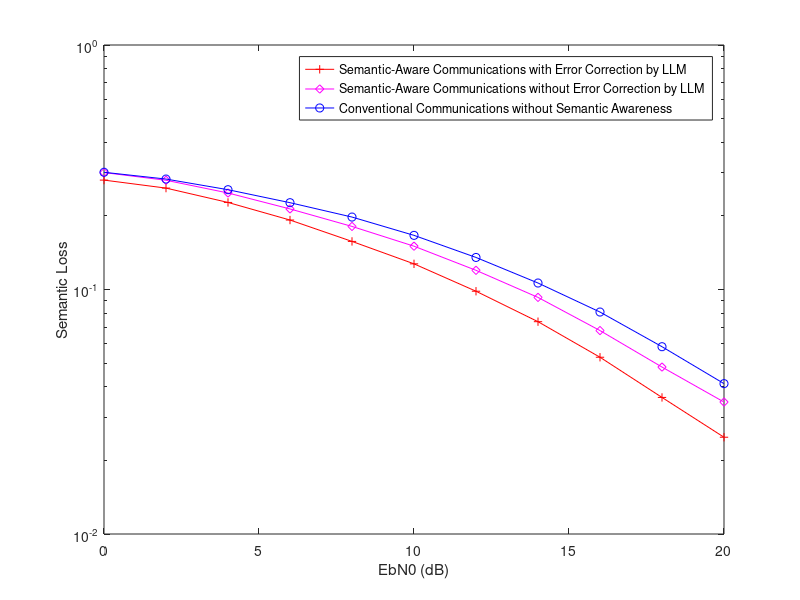

Reproduce this figure in MATLAB.
clc,clear,close all
load data.mat
for i1=1:length(EbN0indB)
SemanticLoss1(i1)=mean(mean(SemanticLoss(:,:,i1)));
SemanticLossM1(i1)=mean(mean(SemanticLossM(:,:,i1)));
SemanticLossLLM1(i1)=mean(mean(SemanticLossLLM(:,:,i1)));
end
semilogy(EbN0indB,SemanticLossLLM1,'r-+')
hold on
semilogy(EbN0indB,SemanticLoss1,'m-d')
semilogy(EbN0indB,SemanticLossM1,'b-o')
xlabel('EbN0 (dB)')
ylabel('Semantic Loss')
legend('Semantic-Aware Communications with Error Correction by LLM','Semantic-Aware Communications without Error Correction by LLM', 'Conventional Communications without Semantic Awareness','location','best')